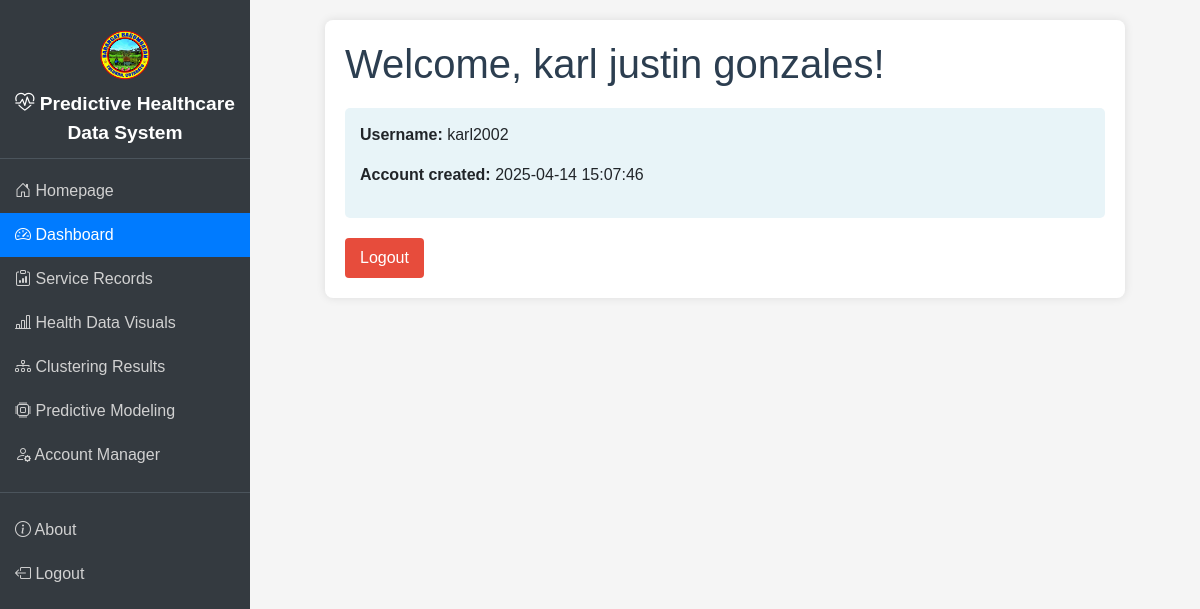
/healthapp/accountmanager.php (signed in), run on the app's committed database.
### tables this page shows
CREATE TABLE `users` (
  `id` int(11) NOT NULL,
  `fullname` varchar(100) NOT NULL,
  `username` varchar(50) NOT NULL,
  `password` varchar(255) NOT NULL,
  `created_at` timestamp NOT NULL DEFAULT current_timestamp()
);

### healthapp/accountmanager.php (the view, shortened to what this page needs)
<?php
try {
    $conn = new PDO("mysql:host=localhost;dbname=healthdata", "admin", "healthdata123");
    $conn->setAttribute(PDO::ATTR_ERRMODE, PDO::ERRMODE_EXCEPTION);
} catch(PDOException $e) {
    die("Connection failed: " . $e->getMessage());
}
try {
    $stmt = $conn->prepare("SELECT * FROM users WHERE id = :user_id");
    $stmt->bindParam(':user_id', $_SESSION['user_id']);
    $stmt->execute();
    $user = $stmt->fetch(PDO::FETCH_ASSOC);
} catch(PDOException $e) {
    die("Error fetching user data: " . $e->getMessage());
}
?>
<!DOCTYPE html>
<html lang="en">
<head>
    <link href="https://cdn.jsdelivr.net/npm/bootstrap@5.3.0/dist/css/bootstrap.min.css" rel="stylesheet">
    <link rel="stylesheet" href="https://cdn.jsdelivr.net/npm/bootstrap-icons@1.10.0/font/bootstrap-icons.css">
</head>
<body>
    <div class="sidebar">
        <div class="sidebar-header">
            <img src="/healthapp/images/image_clean_no_bg.png" alt="Healthcare Logo" style="height: 50px; margin-bottom: 10px; display: block; margin-left: auto; margin-right: auto;">
            <i class="bi bi-heart-pulse"></i> Predictive Healthcare Data System
        </div>
        <a href="homepage.php">
            <i class="bi bi-house-door"></i> Homepage
        </a>
        <a href="dashboard.php" class="active">
            <i class="bi bi-speedometer2"></i> Dashboard
        </a>
        <a href="servicesrecords.php">
            <i class="bi bi-clipboard-data"></i> Service Records
        </a>
        <a href="healthdatavisuals.php">
            <i class="bi bi-bar-chart-line"></i> Health Data Visuals
        </a>
        <a href="clusteringresults.php">
            <i class="bi bi-diagram-3"></i> Clustering Results
        </a>
        <a href="predictivemodeling.php">
            <i class="bi bi-cpu"></i> Predictive Modeling
        </a>
        <a href="accountmanager.php">
            <i class="bi bi-person-gear"></i> Account Manager
        </a>
        <div style="border-top: 1px solid #4b545c; margin: 15px 0;"></div>
        <a href="about.php">
            <i class="bi bi-info-circle"></i> About
        </a>
        <a href="logout.php">
            <i class="bi bi-box-arrow-left"></i> Logout
        </a>
    </div>
    <div class="main-content">
        <div class="container">
            <h1 class="welcome">Welcome, <?php echo htmlspecialchars($user['fullname']); ?>!</h1>
            <div class="user-info">
                <p><strong>Username:</strong> <?php echo htmlspecialchars($user['username']); ?></p>
                <p><strong>Account created:</strong> <?php echo htmlspecialchars($user['created_at']); ?></p>
            </div>
            <form action="logout.php" method="post">
                <button type="submit" class="logout-btn">Logout</button>
            </form>
        </div>
    </div>
</body>
</html>

### healthapp/accountmanager.php (style rules this page uses)
body { font-family: Arial, sans-serif; background-color: #f5f5f5; }
.main-content { margin-left: 250px; padding: 20px; }
.container { max-width: 800px; background: white; padding: 20px; border-radius: 8px; box-shadow: 0 0 10px rgba(0,0,0,0.1); }
.welcome { color: #2c3e50; margin-bottom: 20px; }
.user-info { background-color: #e8f4f8; padding: 15px; border-radius: 5px; margin-bottom: 20px; }
.logout-btn { background-color: #e74c3c; color: white; border: none; padding: 8px 15px; border-radius: 4px; cursor: pointer; }
.sidebar { height: 100%; width: 250px; position: fixed; z-index: 1; top: 0; left: 0; background-color: #343a40; overflow-x: hidden; padding-top: 20px; color: white; }
.sidebar-header { padding: 10px 15px; font-size: 1.2rem; font-weight: bold; text-align: center; border-bottom: 1px solid #4b545c; margin-bottom: 10px; }
.sidebar a { padding: 10px 15px; text-decoration: none; font-size: 1rem; color: #d1d1d1; display: block; transition: 0.3s; }
.sidebar .active { color: white; background-color: #007bff; }

### data on the page
users: fullname "karl justin gonzales", username "karl2002", created_at "2025-04-14 15:07:46"
